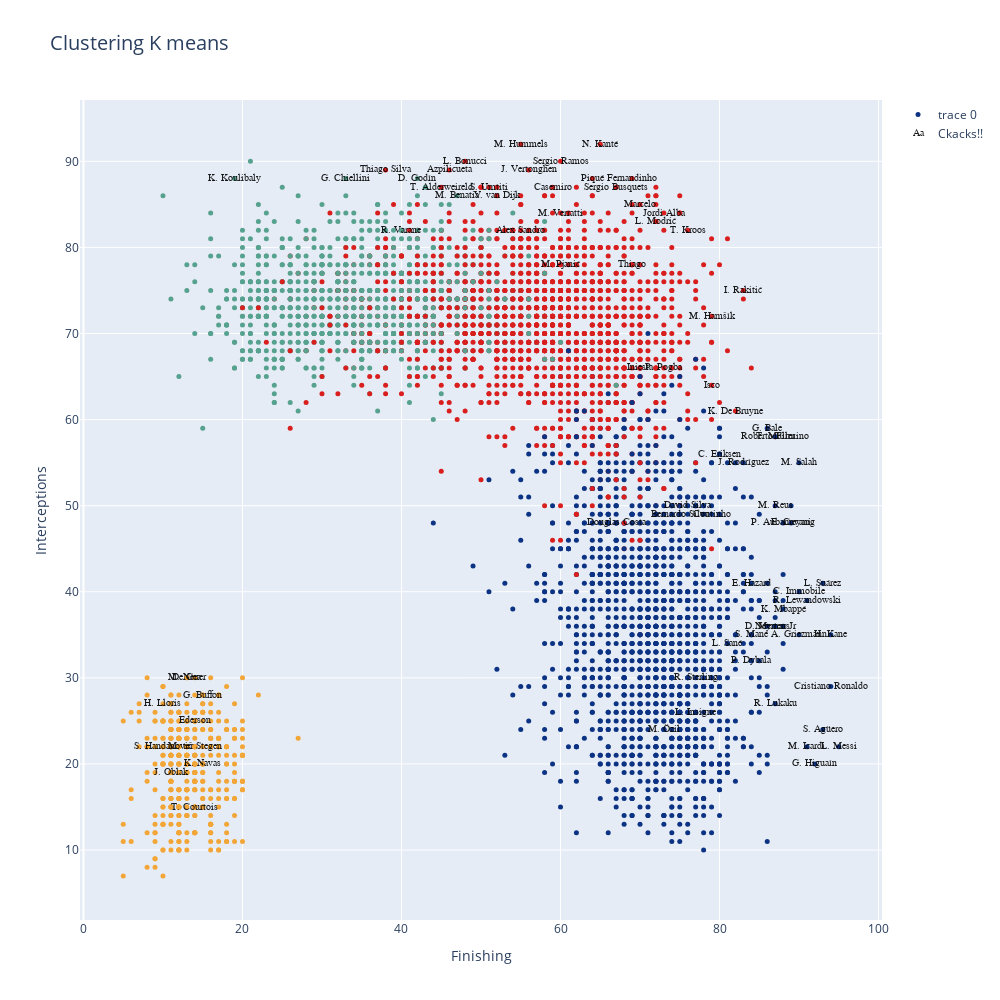

The code cell stored with this chart in its notebook:
### Markdown cell above
**Graficamos el resultado kmedias con la cantidad de clases elegida: Visualizamos de a dos variables por vez**

### Code cell
data=[]
bool_crack=df_n["Overall"] > 85
bool_no_crack=df_n["Overall"]<86


#Eligo dos números entre 0 y  de n_skills-1
skill_1=skills_ratings[1]
skill_2=skills_ratings[21]


kmean_clusters = go.Scatter(x=df_skills[skill_1], y=df_skills[skill_2],
                           mode='markers',
                           text=df_n.loc[:,'Name'],
                           marker=dict(
                                size=5,
                                color = clusters.astype(np.float), #set color equal to a variable
                                colorscale='Portland',
                                showscale=False)
                           )

crack =go.Scatter(x=df_skills.loc[bool_crack,skill_1], y=df_skills.loc[bool_crack,skill_2],name='Ckacks!!',
                      text=df_n.loc[bool_crack,'Name'],
                      textfont=dict(family='sans serif',size=10,color='black'),
                      opacity=0.9,mode='text')

data=[kmean_clusters,crack]

layout = go.Layout(title="Clustering K means ",titlefont=dict(size=20),
                xaxis=dict(title=skill_1),
                yaxis=dict(title=skill_2),
                autosize=False, width=1000,height=1000)

fig = go.Figure(data=data, layout=layout)

iplot(fig)

### Figure 1 — Plotly figure (JSON) as saved in the notebook; plotly's stock layout.template omitted (floating-point values rounded to 4 significant figures; data arrays with more than 128 entries replaced by an {"elided": "..."} marker saying what was removed)
{"data": [{"marker": {"color": {"elided": "4749 int values"}, "colorscale": [[0, "rgb(12,51,131)"], [0.25, "rgb(10,136,186)"], [0.5, "rgb(242,211,56)"], [0.75, "rgb(242,143,56)"], [1, "rgb(217,30,30)"]], "showscale": false, "size": 5}, "mode": "markers", "text": {"elided": "4749 str values"}, "type": "scatter", "x": {"elided": "4749 int values"}, "y": {"elided": "4749 int values"}}, {"mode": "text", "name": "Ckacks!!", "opacity": 0.9, "text": ["L. Messi", "Cristiano Ronaldo", "Neymar Jr", "De Gea", "K. De Bruyne", "E. Hazard", "L. Modrić", "L. Suárez", "Sergio Ramos", "J. Oblak", "R. Lewandowski", "T. Kroos", "D. Godín", "David Silva", "N. Kanté", "P. Dybala", "H. Kane", "A. Griezmann", "M. ter Stegen", "T. Courtois", "Sergio Busquets", "E. Cavani", "M. Neuer", "S. Agüero", "G. Chiellini", "K. Mbappé", "M. Salah", "Casemiro", "J. Rodríguez", "L. Insigne", "Isco", "C. Eriksen", "Coutinho", "P. Aubameyang", "M. Hummels", "Marcelo", "G. Bale", "H. Lloris", "G. Higuaín", "Thiago Silva", "S. Handanovič", "G. Buffon", "S. Umtiti", "M. Icardi", "K. Koulibaly", "P. Pogba", "K. Navas", "R. Lukaku", "C. Immobile", "Jordi Alba", "D. Mertens", "J. Vertonghen", "M. Hamšík", "I. Rakitić", "Piqué", "L. Sané", "Bernardo Silva", "Ederson", "S. Mané", "V. van Dijk", "R. Sterling", "Roberto Firmino", "R. Varane", "M. Verratti", "Alex Sandro", "Douglas Costa", "T. Müller", "Thiago", "M. Reus", "Azpilicueta", "L. Bonucci", "T. Alderweireld", "M. Pjanić", "M. Benatia", "M. Özil", "Fernandinho", "Iniesta"], "textfont": {"color": "black", "family": "sans serif", "size": 10}, "type": "scatter", "x": [95, 94, 87, 13, 82, 84, 72, 93, 60, 11, 91, 76, 42, 76, 65, 84, 94, 90, 14, 14, 67, 89, 13, 93, 33, 88, 90, 59, 83, 77, 79, 80, 79, 88, 55, 70, 86, 10, 92, 38, 10, 15, 51, 91, 19, 73, 15, 87, 90, 73, 86, 56, 79, 83, 64, 81, 75, 14, 84, 52, 77, 87, 40, 60, 55, 67, 87, 69, 87, 46, 48, 45, 60, 47, 73, 69, 70], "y": [22, 29, 36, 30, 61, 41, 83, 41, 90, 19, 39, 82, 88, 50, 92, 32, 35, 35, 22, 15, 87, 48, 30, 24, 88, 38, 55, 87, 55, 26, 64, 56, 49, 48, 92, 85, 59, 27, 20, 89, 22, 28, 87, 22, 88, 66, 20, 27, 40, 84, 36, 89, 72, 75, 88, 34, 49, 25, 35, 86, 30, 58, 82, 84, 82, 48, 58, 78, 50, 89, 90, 87, 78, 86, 24, 88, 66]}], "layout": {"autosize": false, "height": 1000, "title": {"font": {"size": 20}, "text": "Clustering K means "}, "width": 1000, "xaxis": {"title": {"text": "Finishing"}}, "yaxis": {"title": {"text": "Interceptions"}}}}
